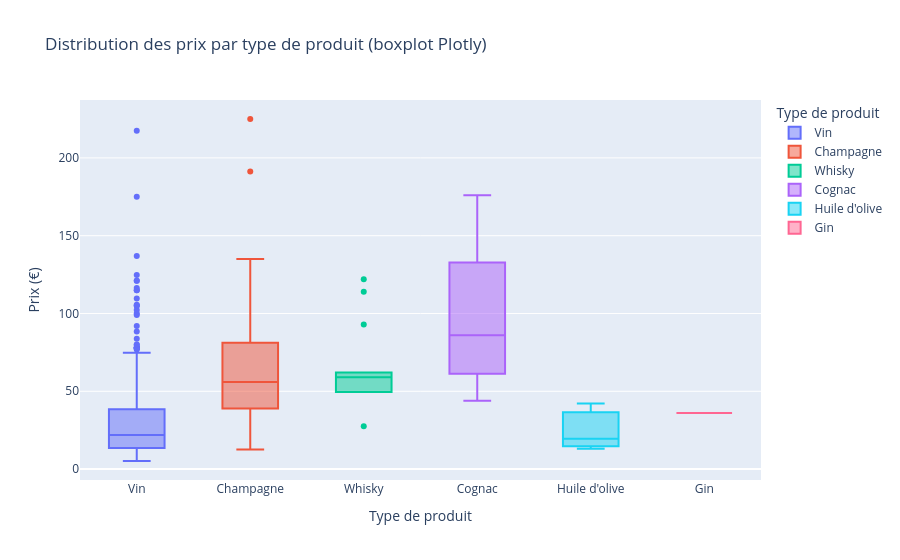

Notebook cell for this chart:
### Code cell
#Autre méthode avec plotly express
# Avantage : graphique interactif — on peut survoler les points pour voir les détails
fig = px.box(
    df_merge.dropna(subset=['price']),
    x='type_produit',
    y='price',
    title='Distribution des prix par type de produit (boxplot Plotly)',
    labels={'price': 'Prix (€)', 'type_produit': 'Type de produit'},
    color='type_produit',
    points='outliers'  # affiche uniquement les points aberrants
)
fig.show()
# Les points isolés au-dessus des boîtes = valeurs aberrantes potentielles
# Dans le vin/spiritueux : un prix élevé ≠ forcément une erreur !

### Figure 1 — Plotly figure (JSON) as saved in the notebook; plotly's stock layout.template omitted (floating-point values rounded to 4 significant figures; data arrays with more than 128 entries replaced by an {"elided": "..."} marker saying what was removed)
{"data": [{"alignmentgroup": "True", "boxpoints": "outliers", "hovertemplate": "Type de produit=%{x}<br>Prix (€)=%{y}<extra></extra>", "legendgroup": "Vin", "marker": {"color": "#636efa"}, "name": "Vin", "notched": false, "offsetgroup": "Vin", "orientation": "v", "showlegend": true, "type": "box", "x": {"elided": "658 str values"}, "x0": " ", "xaxis": "x", "y": {"elided": "658 float values"}, "y0": " ", "yaxis": "y"}, {"alignmentgroup": "True", "boxpoints": "outliers", "hovertemplate": "Type de produit=%{x}<br>Prix (€)=%{y}<extra></extra>", "legendgroup": "Champagne", "marker": {"color": "#EF553B"}, "name": "Champagne", "notched": false, "offsetgroup": "Champagne", "orientation": "v", "showlegend": true, "type": "box", "x": ["Champagne", "Champagne", "Champagne", "Champagne", "Champagne", "Champagne", "Champagne", "Champagne", "Champagne", "Champagne", "Champagne", "Champagne", "Champagne", "Champagne", "Champagne", "Champagne", "Champagne", "Champagne", "Champagne", "Champagne", "Champagne", "Champagne", "Champagne", "Champagne", "Champagne", "Champagne", "Champagne", "Champagne"], "x0": " ", "xaxis": "x", "y": [39.0, 53.0, 49.0, 29.5, 33.0, 37.5, 69.0, 59.0, 49.0, 35.5, 83.0, 59.0, 79.5, 225.0, 79.5, 12.65, 51.6, 39.0, 77.0, 85.6, 49.5, 45.0, 112.0, 86.8, 62.1, 22.5, 191.3, 135.0], "y0": " ", "yaxis": "y"}, {"alignmentgroup": "True", "boxpoints": "outliers", "hovertemplate": "Type de produit=%{x}<br>Prix (€)=%{y}<extra></extra>", "legendgroup": "Whisky", "marker": {"color": "#00cc96"}, "name": "Whisky", "notched": false, "offsetgroup": "Whisky", "orientation": "v", "showlegend": true, "type": "box", "x": ["Whisky", "Whisky", "Whisky", "Whisky", "Whisky", "Whisky", "Whisky", "Whisky", "Whisky", "Whisky", "Whisky", "Whisky", "Whisky", "Whisky"], "x0": " ", "xaxis": "x", "y": [49.5, 49.5, 49.5, 57.0, 59.8, 27.5, 62.0, 59.0, 59.0, 59.0, 57.0, 93.0, 122.0, 114.0], "y0": " ", "yaxis": "y"}, {"alignmentgroup": "True", "boxpoints": "outliers", "hovertemplate": "Type de produit=%{x}<br>Prix (€)=%{y}<extra></extra>", "legendgroup": "Cognac", "marker": {"color": "#ab63fa"}, "name": "Cognac", "notched": false, "offsetgroup": "Cognac", "orientation": "v", "showlegend": true, "type": "box", "x": ["Cognac", "Cognac", "Cognac", "Cognac", "Cognac", "Cognac", "Cognac", "Cognac"], "x0": " ", "xaxis": "x", "y": [44.0, 62.5, 176.0, 108.5, 68.1, 157.0, 104.0, 59.9], "y0": " ", "yaxis": "y"}, {"alignmentgroup": "True", "boxpoints": "outliers", "hovertemplate": "Type de produit=%{x}<br>Prix (€)=%{y}<extra></extra>", "legendgroup": "Huile d'olive", "marker": {"color": "#19d3f3"}, "name": "Huile d'olive", "notched": false, "offsetgroup": "Huile d'olive", "orientation": "v", "showlegend": true, "type": "box", "x": ["Huile d'olive", "Huile d'olive", "Huile d'olive"], "x0": " ", "xaxis": "x", "y": [42.2, 13.1, 19.5], "y0": " ", "yaxis": "y"}, {"alignmentgroup": "True", "boxpoints": "outliers", "hovertemplate": "Type de produit=%{x}<br>Prix (€)=%{y}<extra></extra>", "legendgroup": "Gin", "marker": {"color": "#FF6692"}, "name": "Gin", "notched": false, "offsetgroup": "Gin", "orientation": "v", "showlegend": true, "type": "box", "x": ["Gin", "Gin"], "x0": " ", "xaxis": "x", "y": [36.0, 36.0], "y0": " ", "yaxis": "y"}], "layout": {"boxmode": "overlay", "legend": {"title": {"text": "Type de produit"}, "tracegroupgap": 0}, "title": {"text": "Distribution des prix par type de produit (boxplot Plotly)"}, "xaxis": {"anchor": "y", "categoryarray": ["Vin", "Champagne", "Whisky", "Cognac", null, "Huile d'olive", "Gin"], "categoryorder": "array", "domain": [0, 1], "title": {"text": "Type de produit"}}, "yaxis": {"anchor": "x", "domain": [0, 1], "title": {"text": "Prix (€)"}}}}
